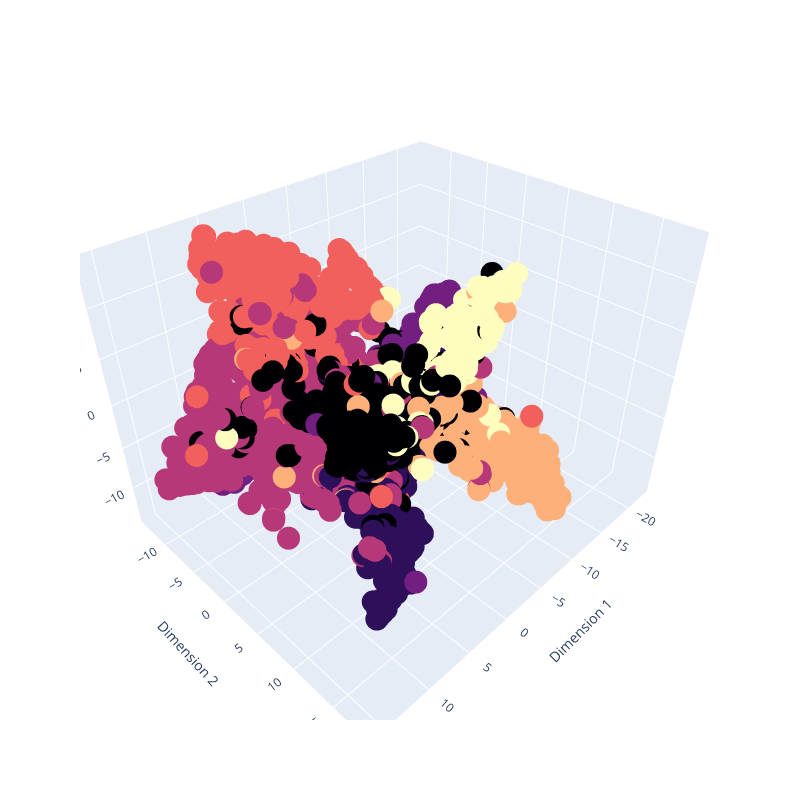

Notebook source saved alongside this figure:
### Code cell
visualize_3d(out, color=data.y, name = 'gat_3d_dist_plot')

### Figure 1 — Plotly figure (JSON) as saved in the notebook; plotly's stock layout.template omitted (floating-point values rounded to 4 significant figures; data arrays with more than 128 entries replaced by an {"elided": "..."} marker saying what was removed)
{"data": [{"hovertemplate": "x=%{x}<br>y=%{y}<br>z=%{z}<br>color=%{marker.color}<extra></extra>", "legendgroup": "", "marker": {"color": {"elided": "2708 int values"}, "coloraxis": "coloraxis", "symbol": "circle"}, "mode": "markers", "name": "", "scene": "scene", "showlegend": false, "type": "scatter3d", "x": {"elided": "2708 float values"}, "y": {"elided": "2708 float values"}, "z": {"elided": "2708 float values"}}], "layout": {"coloraxis": {"colorbar": {"title": {"text": "color"}}, "colorscale": [[0, "#000004"], [0.1111, "#180f3d"], [0.2222, "#440f76"], [0.3333, "#721f81"], [0.4444, "#9e2f7f"], [0.5556, "#cd4071"], [0.6667, "#f1605d"], [0.7778, "#fd9668"], [0.8889, "#feca8d"], [1, "#fcfdbf"]], "showscale": false}, "height": 800, "legend": {"tracegroupgap": 0}, "margin": {"t": 60}, "scene": {"aspectmode": "auto", "aspectratio": {"x": 1.177, "y": 0.9868, "z": 0.8613}, "domain": {"x": [0, 1], "y": [0, 1]}, "xaxis": {"title": {"text": "Dimension 1"}, "type": "linear"}, "yaxis": {"title": {"text": "Dimension 2"}, "type": "linear"}, "zaxis": {"title": {"text": "Dimension 3"}, "type": "linear"}}, "width": 800}}
